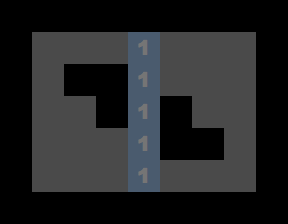

Rendered tile map (Tiled .tmx) drawn with the repository's tilesets; below, a short description and the full map source, tile grids included:
An orthogonal 9x7 tile map with 32x32 px tiles, 3 tile layers (grid, walls, zonemap) and 10 objects (2x goal, 2x portal, 2x falling, player, enemy, ...).

<map version="1.0" orientation="orthogonal" renderorder="right-down" width="9" height="7" tilewidth="32" tileheight="32">
 <properties>
  <property name="_mode" value="" />
  <property name="_title" value="test" />
  <property name="_zone" value="" />
  <property name="mode" value="merged" />
 </properties>
 <tileset firstgid="1" name="cells" tilewidth="32" tileheight="32">
  <image source="../cells.png" trans="ff00ff" width="128" height="384" />
 </tileset>
 <layer name="grid" width="9" height="7">
  <data>
   <tile gid="16" />
   <tile gid="16" />
   <tile gid="16" />
   <tile gid="16" />
   <tile gid="16" />
   <tile gid="16" />
   <tile gid="16" />
   <tile gid="16" />
   <tile gid="16" />
   <tile gid="16" />
   <tile gid="1" />
   <tile gid="1" />
   <tile gid="1" />
   <tile gid="1" />
   <tile gid="1" />
   <tile gid="1" />
   <tile gid="1" />
   <tile gid="16" />
   <tile gid="16" />
   <tile gid="1" />
   <tile gid="16" />
   <tile gid="16" />
   <tile gid="1" />
   <tile gid="1" />
   <tile gid="1" />
   <tile gid="1" />
   <tile gid="16" />
   <tile gid="16" />
   <tile gid="1" />
   <tile gid="1" />
   <tile gid="16" />
   <tile gid="1" />
   <tile gid="16" />
   <tile gid="1" />
   <tile gid="1" />
   <tile gid="16" />
   <tile gid="16" />
   <tile gid="1" />
   <tile gid="1" />
   <tile gid="1" />
   <tile gid="1" />
   <tile gid="16" />
   <tile gid="16" />
   <tile gid="1" />
   <tile gid="16" />
   <tile gid="16" />
   <tile gid="1" />
   <tile gid="1" />
   <tile gid="1" />
   <tile gid="1" />
   <tile gid="1" />
   <tile gid="1" />
   <tile gid="1" />
   <tile gid="16" />
   <tile gid="16" />
   <tile gid="16" />
   <tile gid="16" />
   <tile gid="16" />
   <tile gid="16" />
   <tile gid="16" />
   <tile gid="16" />
   <tile gid="16" />
   <tile gid="16" />
  </data>
 </layer>
 <layer name="walls" width="9" height="7">
  <data>
   <tile gid="0" />
   <tile gid="0" />
   <tile gid="0" />
   <tile gid="0" />
   <tile gid="0" />
   <tile gid="0" />
   <tile gid="0" />
   <tile gid="0" />
   <tile gid="0" />
   <tile gid="0" />
   <tile gid="0" />
   <tile gid="0" />
   <tile gid="0" />
   <tile gid="0" />
   <tile gid="0" />
   <tile gid="0" />
   <tile gid="0" />
   <tile gid="0" />
   <tile gid="0" />
   <tile gid="0" />
   <tile gid="0" />
   <tile gid="0" />
   <tile gid="0" />
   <tile gid="0" />
   <tile gid="0" />
   <tile gid="0" />
   <tile gid="0" />
   <tile gid="0" />
   <tile gid="0" />
   <tile gid="0" />
   <tile gid="0" />
   <tile gid="0" />
   <tile gid="0" />
   <tile gid="0" />
   <tile gid="0" />
   <tile gid="0" />
   <tile gid="0" />
   <tile gid="0" />
   <tile gid="0" />
   <tile gid="0" />
   <tile gid="0" />
   <tile gid="0" />
   <tile gid="0" />
   <tile gid="0" />
   <tile gid="0" />
   <tile gid="0" />
   <tile gid="0" />
   <tile gid="0" />
   <tile gid="0" />
   <tile gid="0" />
   <tile gid="0" />
   <tile gid="0" />
   <tile gid="0" />
   <tile gid="0" />
   <tile gid="0" />
   <tile gid="0" />
   <tile gid="0" />
   <tile gid="0" />
   <tile gid="0" />
   <tile gid="0" />
   <tile gid="0" />
   <tile gid="0" />
   <tile gid="0" />
  </data>
 </layer>
 <layer name="zonemap" width="9" height="7" opacity="0.24">
  <data>
   <tile gid="0" />
   <tile gid="0" />
   <tile gid="0" />
   <tile gid="0" />
   <tile gid="0" />
   <tile gid="0" />
   <tile gid="0" />
   <tile gid="0" />
   <tile gid="0" />
   <tile gid="0" />
   <tile gid="0" />
   <tile gid="0" />
   <tile gid="0" />
   <tile gid="34" />
   <tile gid="0" />
   <tile gid="0" />
   <tile gid="0" />
   <tile gid="0" />
   <tile gid="0" />
   <tile gid="0" />
   <tile gid="0" />
   <tile gid="0" />
   <tile gid="34" />
   <tile gid="0" />
   <tile gid="0" />
   <tile gid="0" />
   <tile gid="0" />
   <tile gid="0" />
   <tile gid="0" />
   <tile gid="0" />
   <tile gid="0" />
   <tile gid="34" />
   <tile gid="0" />
   <tile gid="0" />
   <tile gid="0" />
   <tile gid="0" />
   <tile gid="0" />
   <tile gid="0" />
   <tile gid="0" />
   <tile gid="0" />
   <tile gid="34" />
   <tile gid="0" />
   <tile gid="0" />
   <tile gid="0" />
   <tile gid="0" />
   <tile gid="0" />
   <tile gid="0" />
   <tile gid="0" />
   <tile gid="0" />
   <tile gid="34" />
   <tile gid="0" />
   <tile gid="0" />
   <tile gid="0" />
   <tile gid="0" />
   <tile gid="0" />
   <tile gid="0" />
   <tile gid="0" />
   <tile gid="0" />
   <tile gid="0" />
   <tile gid="0" />
   <tile gid="0" />
   <tile gid="0" />
   <tile gid="0" />
  </data>
 </layer>
 <objectgroup name="players">
  <object type="player" x="49.5786" y="173.906" />
 </objectgroup>
 <objectgroup name="enemies">
  <object type="enemy" x="209.756" y="47.2903" />
  <object type="twostep" x="239.121" y="111.361" />
 </objectgroup>
 <objectgroup name="items">
  <object type="goal" x="109.454" y="47.2903" />
  <object type="goal" x="206.705" y="174.669" />
  <object type="zone1" x="79.3257" y="47.2903">
   <ellipse />
  </object>
 </objectgroup>
 <objectgroup name="powerups" />
 <objectgroup name="portals">
  <object type="portal" x="78.563" y="110.98">
   <ellipse />
  </object>
  <object type="portal" x="207.849" y="111.742">
   <ellipse />
  </object>
 </objectgroup>
 <objectgroup name="cells">
  <object type="falling" x="78.9444" y="110.98" />
  <object type="falling" x="204.416" y="110.217" />
 </objectgroup>
</map>
